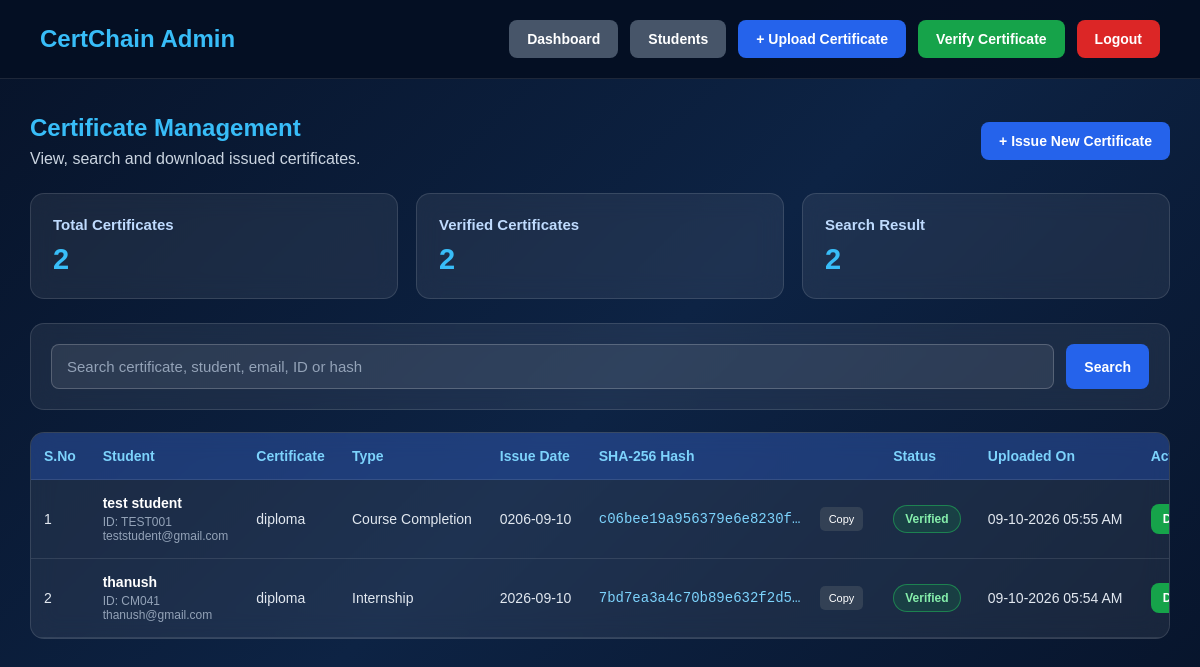
Screenshot of /admin/certificates (signed in) with the database file from the repository.
### models.py (models this page shows)
class Certificate(db.Model):
    __tablename__ = "certificates"
    id = db.Column(
        db.Integer,
        primary_key=True,
    )
    student_id = db.Column(
        db.Integer,
        db.ForeignKey("students.id"),
        nullable=False,
    )
    certificate_name = db.Column(
        db.String(200),
        nullable=False,
    )
    certificate_type = db.Column(
        db.String(100),
        nullable=False,
    )
    issue_date = db.Column(
        db.String(30),
        nullable=False,
    )
    file_name = db.Column(
        db.String(255),
        nullable=False,
    )
    blockchain_hash = db.Column(
        db.String(255),
        unique=True,
        nullable=False,
    )
    status = db.Column(
        db.String(20),
        default="Verified",
        nullable=False,
    )
    created_at = db.Column(
        db.DateTime,
        default=datetime.utcnow,
        nullable=False,
    )
    student = db.relationship(
        "Student",
        back_populates="certificates",
    )
    blockchain_record = db.relationship(
        "BlockchainRecord",
        back_populates="certificate",
        uselist=False,
        cascade="all, delete-orphan",
    )

class Student(db.Model):
    __tablename__ = "students"
    id = db.Column(
        db.Integer,
        primary_key=True,
    )
    student_id = db.Column(
        db.String(50),
        unique=True,
        nullable=False,
    )
    full_name = db.Column(
        db.String(120),
        nullable=False,
    )
    email = db.Column(
        db.String(120),
        unique=True,
        nullable=False,
    )
    phone = db.Column(
        db.String(20),
        nullable=False,
    )
    course = db.Column(
        db.String(100),
        nullable=False,
    )
    department = db.Column(
        db.String(100),
        nullable=False,
    )
    academic_year = db.Column(
        db.String(20),
        nullable=False,
    )
    status = db.Column(
        db.String(20),
        default="Active",
        nullable=False,
    )
    created_at = db.Column(
        db.DateTime,
        default=datetime.utcnow,
        nullable=False,
    )
    certificates = db.relationship(
        "Certificate",
        back_populates="student",
        lazy=True,
        cascade="all, delete-orphan",
    )

### app.py (the view, shortened to what this page needs)
@app.route("/admin/certificates")
def view_certificates():
    search = request.args.get(
        "search",
        "",
    ).strip()
    query = Certificate.query.join(
        Student,
        Certificate.student_id == Student.id,
    )
    certificates = query.order_by(
        Certificate.created_at.desc()
    ).all()
    return render_template(
        "admin/certificates.html",
        certificates=certificates,
        search=search,
    )

### app.py (called while the page is built)
def admin_required():
    return (
        session.get("user_id") is not None
        and session.get("user_role") == "admin"
    )

### templates/admin/certificates.html (shortened to what this page needs)
<!DOCTYPE html>
<html lang="en">
<head>
</head>
<body>
    <nav class="navbar">
        <h2>CertChain Admin</h2>
        <div class="nav-actions">
            <a
                href="{{ url_for('admin_dashboard') }}"
                class="btn btn-secondary"
            >
                Dashboard
            </a>
            <a
                href="{{ url_for('view_students') }}"
                class="btn btn-secondary"
            >
                Students
            </a>
            <a
                href="{{ url_for('upload_certificate') }}"
                class="btn btn-primary"
            >
                + Upload Certificate
            </a>
            <a
                href="{{ url_for('verify_certificate') }}"
                class="btn btn-success"
            >
                Verify Certificate
            </a>
            <a
                href="{{ url_for('logout') }}"
                class="btn btn-danger"
            >
                Logout
            </a>
        </div>
    </nav>
    <main class="container">
        <section class="page-header">
            <div>
                <h1>Certificate Management</h1>
                <p>
                    View, search and download issued certificates.
                </p>
            </div>
            <a
                href="{{ url_for('upload_certificate') }}"
                class="btn btn-primary"
            >
                + Issue New Certificate
            </a>
        </section>
        <section class="stats-grid">
            <div class="stat-card">
                <h3>Total Certificates</h3>
                <p>
                    {{ certificates|length }}
                </p>
            </div>
            <div class="stat-card">
                <h3>Verified Certificates</h3>
                <p>
                    {{
                        certificates
                        | selectattr(
                            "status",
                            "equalto",
                            "Verified"
                        )
                        | list
                        | length
                    }}
                </p>
            </div>
            <div class="stat-card">
                <h3>Search Result</h3>
                <p>
                    {{ certificates|length }}
                </p>
            </div>
        </section>
        <section class="search-card">
            <form
                action="{{ url_for('view_certificates') }}"
                method="GET"
                class="search-form"
            >
                <input
                    type="text"
                    name="search"
                    value="{{ search }}"
                    placeholder="Search certificate, student, email, ID or hash"
                >
                <button
                    type="submit"
                    class="btn btn-primary"
                >
                    Search
                </button>
            </form>
        </section>
        <section class="table-card">
            {% if certificates %}
                <table>
                    <thead>
                        <tr>
                            <th>S.No</th>
                            <th>Student</th>
                            <th>Certificate</th>
                            <th>Type</th>
                            <th>Issue Date</th>
                            <th>SHA-256 Hash</th>
                            <th>Status</th>
                            <th>Uploaded On</th>
                            <th>Actions</th>
                        </tr>
                    </thead>
                    <tbody>
                                            {% for certificate in certificates %}
                            <tr>
                                <td>
                                    {{ loop.index }}
                                </td>
                                <td>
                                    <div class="student-name">
                                        {{ certificate.student.full_name }}
                                    </div>
                                    <div class="student-info">
                                        ID:
                                        {{ certificate.student.student_id }}
                                        <br>
                                        {{ certificate.student.email }}
                                    </div>
                                </td>
                                <td>
                                    {{ certificate.certificate_name }}
                                </td>
                                <td>
                                    {{ certificate.certificate_type }}
                                </td>
                                <td>
                                    {{ certificate.issue_date }}
                                </td>
                                <td>
                                    <span
                                        class="hash-value"
                                        id="hash-{{ certificate.id }}"
                                        title="{{ certificate.blockchain_hash }}"
                                    >
                                        {{ certificate.blockchain_hash }}
                                    </span>
                                    <button
                                        type="button"
                                        class="copy-btn"
                                        onclick="copyHash(
                                            'hash-{{ certificate.id }}'
                                        )"
                                    >
                                        Copy
                                    </button>
                                </td>
                                <td>
                                    {% if certificate.status == "Verified" %}
                                        <span class="status status-verified">
                                            Verified
                                        </span>
                                    {% else %}
                                        <span class="status status-pending">
                                            {{ certificate.status }}
                                        </span>
                                    {% endif %}
                                </td>
                                <td>
                                    {% if certificate.created_at %}
                                        {{
                                            certificate.created_at.strftime(
                                                "%d-%m-%Y %I:%M %p"
                                            )
                                        }}
                                    {% else %}
                                        -
                                    {% endif %}
                                </td>
                                <td>
                                    <div class="action-buttons">
                                        <a
                                            href="{{ url_for(
                                                'download_certificate',
                                                certificate_id=certificate.id
                                            ) }}"
                                            class="btn btn-success small-btn"
                                        >
                                            Download
                                        </a>
                                    </div>
                                </td>
                            </tr>
                        {% endfor %}
                    </tbody>
                </table>
            {% endif %}
        </section>
    </main>
</body>
</html>

### templates/admin/certificates.html (style rules this page uses)
* { margin: 0; padding: 0; box-sizing: border-box; font-family: Arial, sans-serif; }
body { min-height: 100vh; background: linear-gradient( 135deg, #071329, #0d2344, #071329 ); color: white; }
.navbar { display: flex; justify-content: space-between; align-items: center; padding: 20px 40px; background: rgba(5, 15, 35, 0.96); border-bottom: 1px solid rgba(255, 255, 255, 0.1); }
.navbar h2 { color: #38bdf8; }
.nav-actions { display: flex; flex-wrap: wrap; gap: 12px; }
.btn { display: inline-block; padding: 11px 18px; border: none; border-radius: 8px; text-decoration: none; color: white; cursor: pointer; font-size: 14px; font-weight: bold; }
.btn-primary { background: #2563eb; }
.btn-secondary { background: #475569; }
.btn-success { background: #16a34a; }
.btn-danger { background: #dc2626; }
.container { width: 95%; max-width: 1500px; margin: 35px auto; }
.page-header { display: flex; justify-content: space-between; align-items: center; gap: 20px; margin-bottom: 25px; }
.page-header h1 { color: #38bdf8; margin-bottom: 8px; }
.page-header p { color: #cbd5e1; }
.stats-grid { display: grid; grid-template-columns: repeat( auto-fit, minmax(210px, 1fr) ); gap: 18px; margin-bottom: 24px; }
.stat-card { padding: 22px; background: rgba(255, 255, 255, 0.07); border: 1px solid rgba(255, 255, 255, 0.12); border-radius: 14px; backdrop-filter: blur(12px); }
.stat-card h3 { margin-bottom: 10px; color: #bfdbfe; font-size: 15px; }
.stat-card p { color: #38bdf8; font-size: 29px; font-weight: bold; }
.search-card { padding: 20px; margin-bottom: 22px; background: rgba(255, 255, 255, 0.07); border: 1px solid rgba(255, 255, 255, 0.12); border-radius: 14px; backdrop-filter: blur(12px); }
.search-form { display: flex; gap: 12px; }
.search-form input { flex: 1; padding: 13px 15px; border: 1px solid rgba(255, 255, 255, 0.2); border-radius: 8px; outline: none; background: rgba(255, 255, 255, 0.08); color: white; font-size: 15px; }
.search-form input::placeholder { color: #94a3b8; }
.table-card { overflow-x: auto; background: rgba(255, 255, 255, 0.07); border: 1px solid rgba(255, 255, 255, 0.12); border-radius: 14px; backdrop-filter: blur(12px); }
table { width: 100%; min-width: 1350px; border-collapse: collapse; }
thead { background: rgba(37, 99, 235, 0.28); }
th, td { padding: 15px 13px; text-align: left; border-bottom: 1px solid rgba(255, 255, 255, 0.1); }
th { color: #7dd3fc; font-size: 14px; }
td { color: #e2e8f0; font-size: 14px; }
.student-name { font-weight: bold; color: white; }
.student-info { margin-top: 4px; color: #94a3b8; font-size: 12px; }
.status { display: inline-block; padding: 6px 11px; border-radius: 20px; font-size: 12px; font-weight: bold; }
.status-verified { color: #86efac; background: rgba(22, 163, 74, 0.18); border: 1px solid rgba(34, 197, 94, 0.5); }
.hash-value { display: inline-block; max-width: 210px; overflow: hidden; text-overflow: ellipsis; white-space: nowrap; color: #7dd3fc; font-family: Consolas, monospace; vertical-align: middle; }
.copy-btn { margin-left: 7px; padding: 6px 9px; border: none; border-radius: 5px; background: #334155; color: white; cursor: pointer; font-size: 11px; }
.action-buttons { display: flex; gap: 8px; flex-wrap: wrap; }
.small-btn { padding: 8px 12px; font-size: 12px; }

### rows the page displays
Certificate: student.full_name "test student", student.student_id "TEST001", student.email "teststudent@gmail.com", certificate_name "diploma", certificate_type "Course Completion", issue_date "0206-09-10", blockchain_hash "c06bee19a956379e6e8230f…", status "Verified", created_at "09-10-2026 05:55 AM"
Certificate: student.full_name "thanush", student.student_id "CM041", student.email "thanush@gmail.com", certificate_name "diploma", certificate_type "Internship", issue_date "2026-09-10", blockchain_hash "7bd7ea3a4c70b89e632f2d5…", status "Verified", created_at "09-10-2026 05:54 AM"

### other values shown
{{ certificates|length }} "2"
